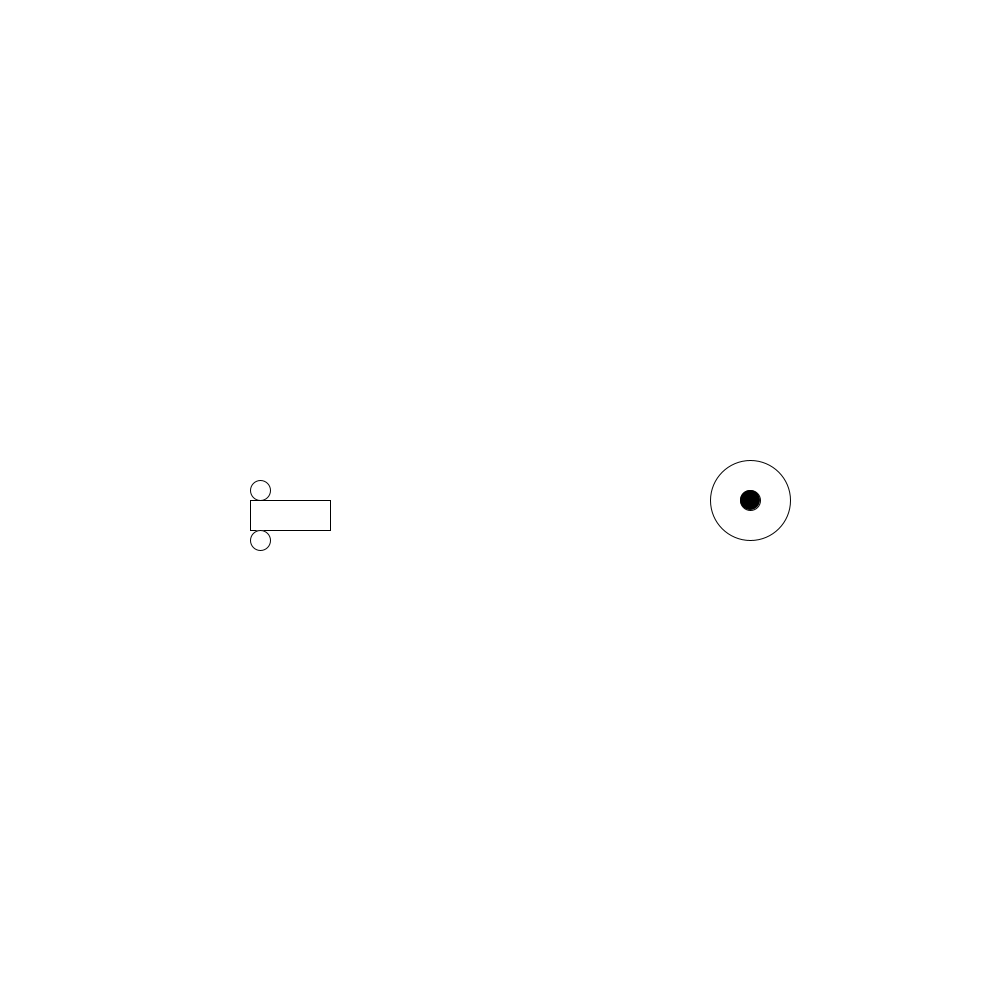
Frame 1 (no input)
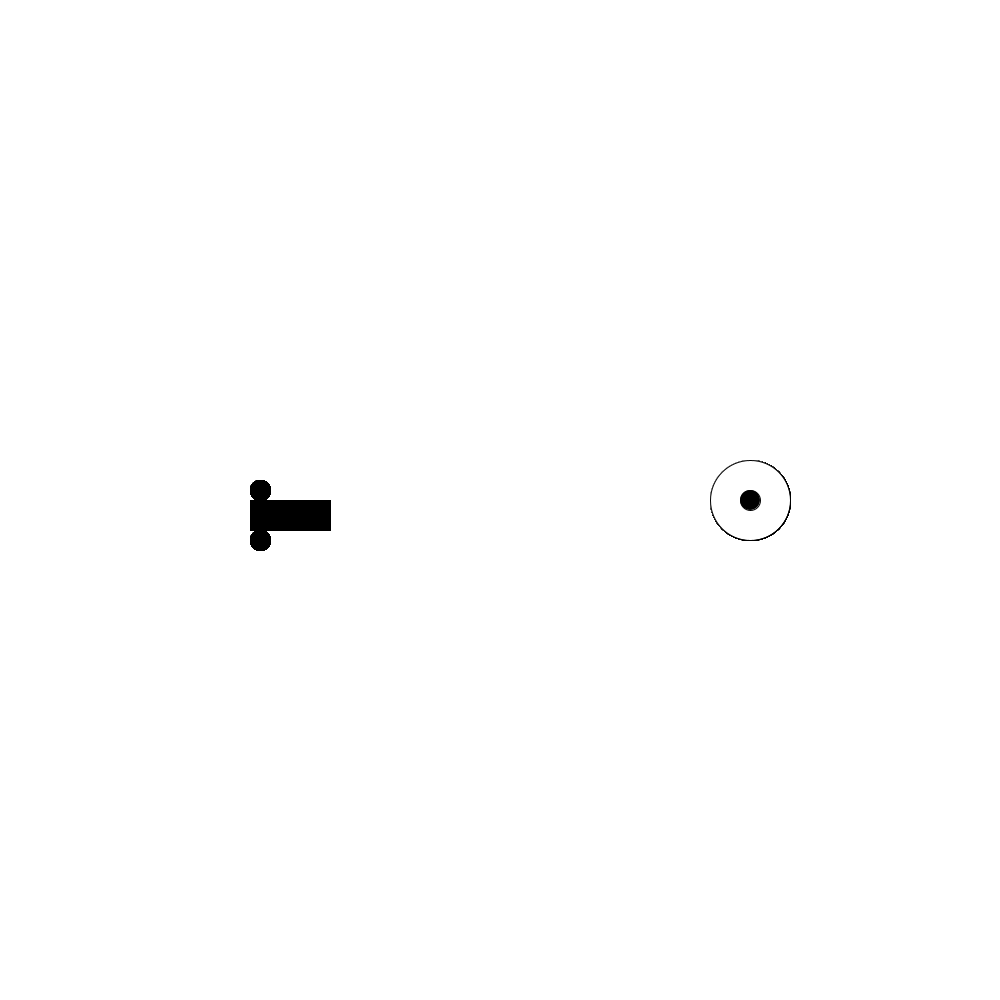
Frame 60 (the mouse pressed at the canvas centre just before this capture)
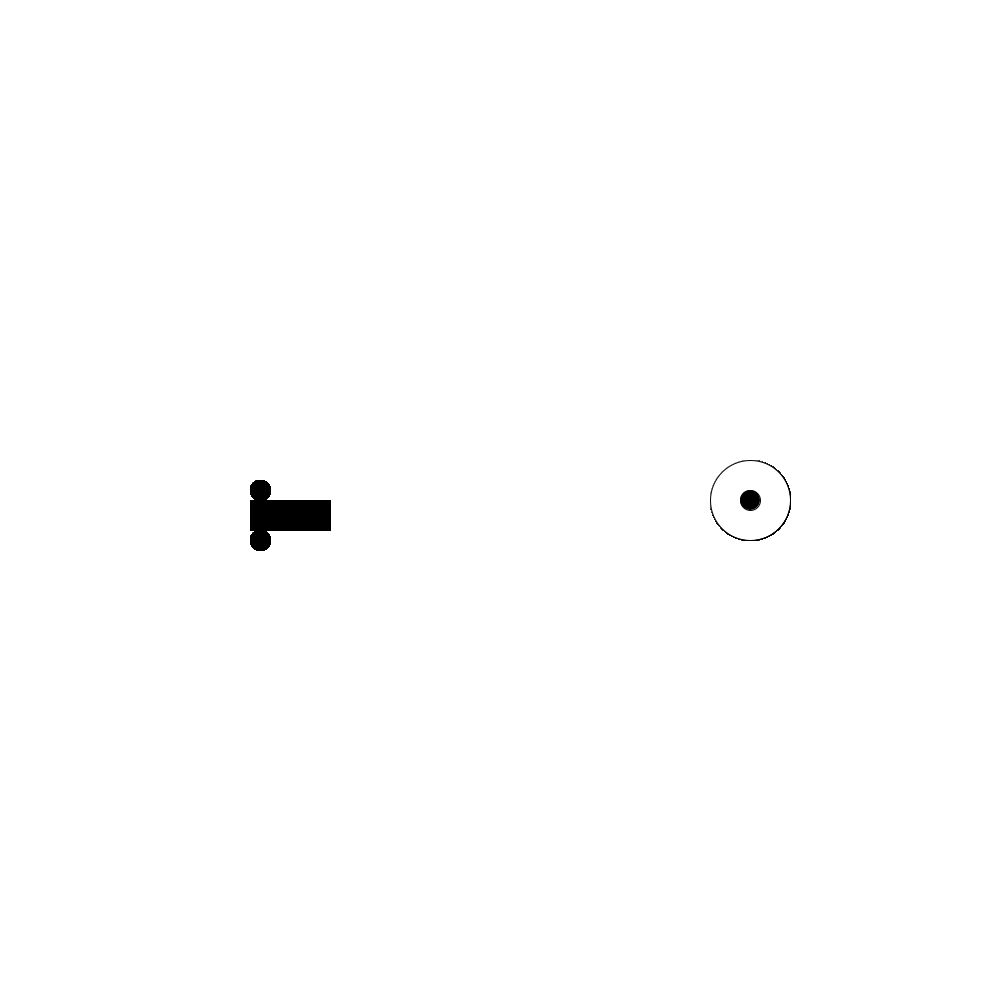
Frame 120 (the mouse held since frame 60 and released just before this capture)

The Processing sketch that drew these frames (run headless with seeded random() and noise(); from frame 60 on, the mouse is pressed at the canvas centre):

// Processing sketch: run_a_function_in_a_child_function
// ── run_a_function_in_a_child_function.pde
Animal []myShape = new Animal[2];


void setup() {
  size(1000, 1000);
  background(255);
  
  for(int i = 0; i < myShape.length; i++) {
    myShape[0] = new Dick(width/4, height/2, 80, 30);
    myShape[1] = new Boobs(width * 3/4, height/2, 20, 80);
  }
  
}


void draw() {
  for(int i = 0; i < 2; i++) {
    myShape[i].display();
  }
 
}

class Animal {
  PVector pos;
  
  Animal(float x, float y) {
    pos = new PVector(x, y);
  }  
  void whoRU(String x) {
    println("my name is" + x);
  }
  
  void display() {};

}

class Dick extends Animal {
  float sWidth = 30; 
  float sHeight = 5;
  Dick(float x, float y, float w, float h ) {
    super(x, y);
    this.sWidth = w;
    this.sHeight = h;
  }
  
  void display() {
    rectMode(CORNER);
    rect(pos.x, pos.y, sWidth, sHeight);
    ellipse(pos.x + 10, pos.y - 10, 20, 20);
    ellipse(pos.x + 10, pos.y + sHeight + 10, 20, 20);
  }
}


class Boobs extends Animal {
  float sN;
  float sC;
  Boobs(float x, float y, float n, float c) {
      super(x, y);
      this.sN = n;
      this.sC = c;
  }
  
  void display() {
    fill(255);
    ellipse(pos.x, pos.y, sC, sC);
    fill(0);
    ellipse(super.pos.x, super.pos.y, sN, sN);  
  }
   
}
